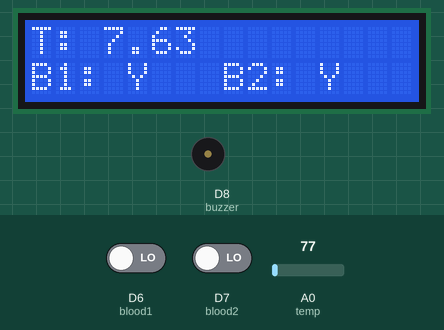
Bench run of a sketch on a simulated ESP8266 (NodeMCU). Shown: 16×2 character LCD, buzzer (waves = sounding, pin HIGH). The inputs (shaded band) are chosen by the test bench; at power-on: A0 (temp) = 77, D6 (blood1) LOW, D7 (blood2) LOW. WiFi joins after 1.5 s; servers stay silent unless stated; uploads are accepted with an empty reply; random numbers use the default seed unless the sketch sets one; what the sketch prints to the serial monitor is not drawn.

Above: at 5.6 s.
5.7 s: A0 (temp) set to 156
At 7.7 s:
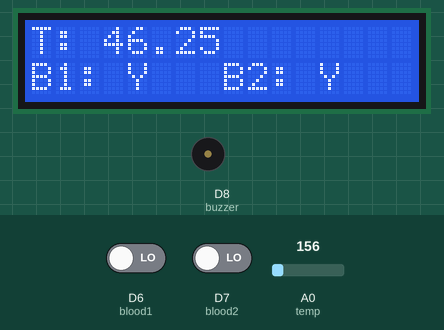
8.0 s: A0 (temp) set to 180
At 9.6 s:
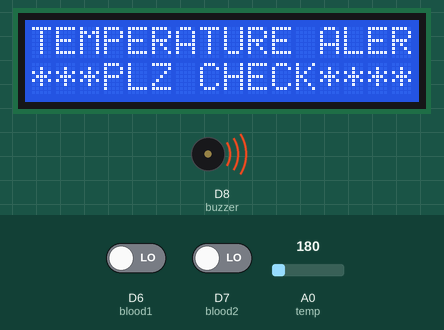
At 10.8 s:
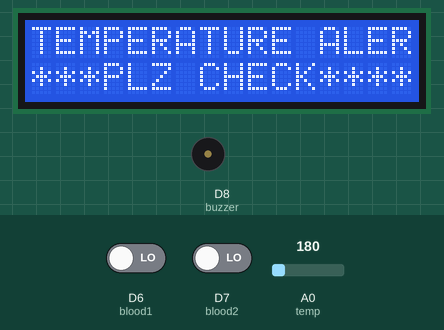
Timing chart, 0 to 17.5 s (numbered marks = the images above; inputs shaded):
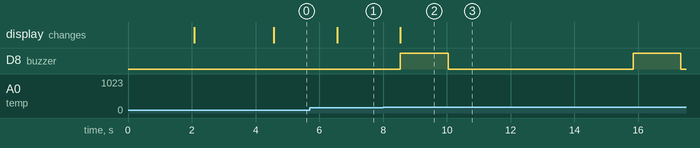

The sketch:

blood_bank_monitoring_cvsr.ino
```cpp
/*
 * heart patient monitoring system
 *  * hotspot name : project12
 * hotspot possword : project123456
 */

#include <ESP8266WiFi.h>
#include <ESP8266HTTPClient.h>
#include <LiquidCrystal.h>
#include <String.h>


LiquidCrystal lcd (D0,D1,D2,D3,D4,D5);

// WiFi parameters to be configured
const char* ssid = "project12"; // Hoofdlettergevoelig
const char* password = "project123456"; // Hoofdlettergevoelig

  String a = "http://sms.scubedigi.com/api.php?username=Mydreamacd&password=Mydre@m123&to=9652490222&from=MYDREM&message=";
String msg = "\0";
String r = "http://projectsiot.xyz/IoTProjects/BloodStore/upload.php?a=";
String rs = "\0";

char b1 = 'N';
char b2 = 'N';

#define buzzer D8
#define temp A0
#define blood1 D6
#define blood2 D7

String hbvalue = "\0";

float temp1=0.0;
String gas1 = "\0";

String otp[11] = {"62","72","71","75","97","79","92","79","95","83","99"} ;
unsigned int no = 0;
unsigned hb = 0;
unsigned temp2 = 0;

void beep()
{
   digitalWrite(buzzer, HIGH);
   delay(1500);
    digitalWrite(buzzer, LOW);
    delay(100);
}
void showprojectname ()
{
  lcd.clear();
    lcd.setCursor(0,0);
    lcd.print("BLOOD BANK       ");
    lcd.setCursor(0,1);
    lcd.print("MONITORING SYSTEM");
  delay(2000);
}

void setup() {
  // put your setup code here, to run once:
Serial.begin(9600);
  lcd.begin(16,2);

 pinMode(temp,INPUT);
pinMode(buzzer,OUTPUT);
 pinMode(blood1,INPUT);
 pinMode(blood2,INPUT);

showprojectname ();

lcd.clear();
lcd.setCursor(0,0);
        lcd.print("CONNECTING--TO");
        lcd.setCursor( 2,1);
         lcd.print(ssid);
         delay(100);

  Serial.print("Bezig met verbinden");
  WiFi.begin(ssid, password); // Connect to WiFi

  // while wifi not connected yet, print '.'
  // then after it connected, get out of the loop
  while (WiFi.status() != WL_CONNECTED) {
     delay(500);
     Serial.print(".");
  }

  // Verbonden.
  Serial.println("OK!");

  // Access Point (SSID).
  Serial.print("SSID: ");
  Serial.println(WiFi.SSID());

  // IP adres.
  Serial.print("IP: ");
  Serial.println(WiFi.localIP());
Serial.println("state---------------1");
  // Signaalsterkte.
  long rssi = WiFi.RSSI();
  Serial.print("Signaal sterkte (RSSI): ");
  Serial.print(rssi);
  Serial.println(" dBm");
  Serial.println("");

Serial.print("A = "); Serial.println("http://projectsiot.xyz/IoTProjects/HealthCare/healthupload.php?a=U&b=86&c=L");
if(WiFi.status()== WL_CONNECTED){ //Check WiFi connection status

    HTTPClient http; //Declare an object of class HTTPClient

  http.begin("http://projectsiot.xyz/IoTProjects/BloodStore/upload.php?a=U");

int httpCode = http.GET(); //Send the request
    if (httpCode > 0) { //Check the returning code
      String payload = http.getString(); //Get the request response payload
      Serial.println(payload); //Print the response payload
    }
    http.end(); //Close connection

delay(500);
}

/*
Serial.println("sending welcome message............");

 if(WiFi.status()== WL_CONNECTED){ //Check WiFi connection status

    HTTPClient http; //Declare an object of class HTTPClient
 //  http.begin("http://sms.scubedigi.com/api.php?username=Mydreamacd&password=Mydre@m123&to=9652490222&from=MYDREM&message=KIT%20STARTED"); //Specify request destination


int httpCode = http.GET(); //Send the request
    if (httpCode > 0) { //Check the returning code
      String payload = http.getString(); //Get the request response payload
      Serial.println(payload); //Print the response payload
    }
    http.end(); //Close connection

delay(4000);
}
*/
}

void loop() {

 hbvalue = "\0";
 no = random(11);

if (digitalRead(blood1)==HIGH)
{
  b1 = 'N';
}
else
{
  b1 = 'Y';
}

if (digitalRead(blood2)==HIGH)
{
  b2 = 'N';
}
else
{
  b2 = 'Y';
}


temp2 = analogRead(temp); //read data from analog pin A1.
float V=temp2*(5/(1023.00)); //conversion of analog voltage to digital voltage.
  temp1=V*100; //temperature in centigrade scale.

  temp1 = temp1 - 30;
Serial.print("temperature is = "); Serial.println(temp1);
delay(50);
//Serial.print("button = "); Serial.println(digitalRead(button));

if(temp1>50)
{
Serial.println("****** temperature alert *********");
lcd.clear();
    lcd.setCursor(0,0);
    lcd.print("TEMPERATURE ALERT");
    lcd.setCursor(0,1);
    lcd.print("***PLZ CHECK****");
    beep ();
msg = a + "TEMPERATURE%20ALERT%20PLEASE%20CHECK";
// sendsms ();
send2server ();
delay(5000);

}
else if ((b1=='N')&&(b2=='N'))
{
Serial.println("****** blood 1 not available *********");
  lcd.clear();
  lcd.setCursor(0,0);
    lcd.print("BLOOD BANK      ");
    lcd.setCursor(0,1);
    lcd.print("OUT OF STACK     ");
    beep ();
 msg = a + "BLOOD%20OUT%20OF%20STACK%0APLEASE%20CHECK";
// sendsms ();


msg = a + "GAS%20ALERT%20PLEASE%20CHECK";
// sendsms ();
send2server ();
delay(5000);
}
else {
  lcd.clear ();
  lcdstring(0,0,"T: "+String(temp1));
  lcdstring(0,1,"B1: "+String(b1));
  lcdstring(8,1,"B2: "+String(b2));

  send2server ();
  delay(300);
}

rs = r + String(temp1)+"&b="+String(hb)+"&c="+gas1;
send2server ();
}// loop

void send2server ()
{
Serial.print("A = "); Serial.println("http://projectsiot.xyz/IoTProjects/SchoolChildSecurity/childupdate.php?a=U&b=Y");
if(WiFi.status()== WL_CONNECTED){ //Check WiFi connection status

    HTTPClient http; //Declare an object of class HTTPClient
   // http.begin("http://sms.scubedigi.com/api.php?username=Mydreamacd&password=Mydre@m123&to=9063779181&from=MYDREM&message=RJANED;LKSDF"); //Specify request destination

  //http.begin("http://projectsiot.xyz/IoTProjects/SchoolChildSecurity/childupdate.php?a=U&b=Y");
http.begin(
rs = r + String(temp1)+"&b="+b1+"&c="+b2);

int httpCode = http.GET(); //Send the request
    if (httpCode > 0) { //Check the returning code
      String payload = http.getString(); //Get the request response payload
      Serial.println(payload); //Print the response payload
    }
    http.end(); //Close connection

delay(100);
}


}
/*
void sendsms ()
{
Serial.println("sending welcome message............");

 if(WiFi.status()== WL_CONNECTED){ //Check WiFi connection status

    HTTPClient http; //Declare an object of class HTTPClient
//   http.begin("http://sms.scubedigi.com/api.php?username=Mydreamacd&password=Mydre@m123&to=9652490222&from=MYDREM&message=");
   http.begin(msg);

int httpCode = http.GET(); //Send the request
    if (httpCode > 0) { //Check the returning code
      String payload = http.getString(); //Get the request response payload
      Serial.println(payload); //Print the response payload
    }
    http.end(); //Close connection

delay(500);
}
}
*/
void lcdstring(int a, int b, String data)
{
  lcd.setCursor(a,b);
  lcd.print(data);
}
```

Measured:
- the behaviour switches between 163 and 164 on A0 (temp) (found by bisection; images 1 and 2)
- after the input at 5.7 s, the display: changes after 0.87 s (image 1)
- after the input at 8.0 s, D8 (buzzer): alternates HIGH for 1.5 s and LOW for 5.8 s, starting after 0.54 s; the display: changes after 0.54 s (image 2)
